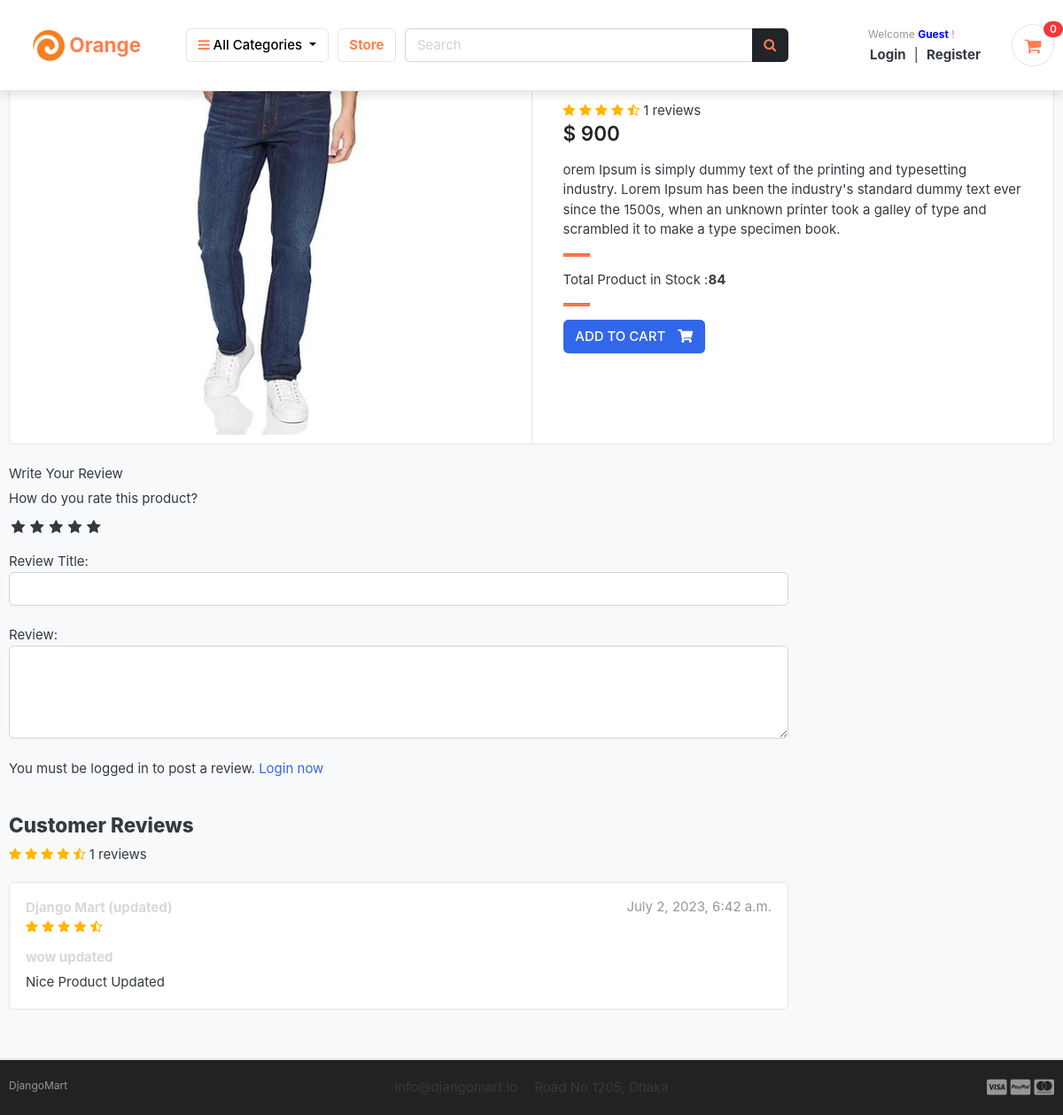
Before: /store/category/jeans/atx-jeans/ with the older database file.
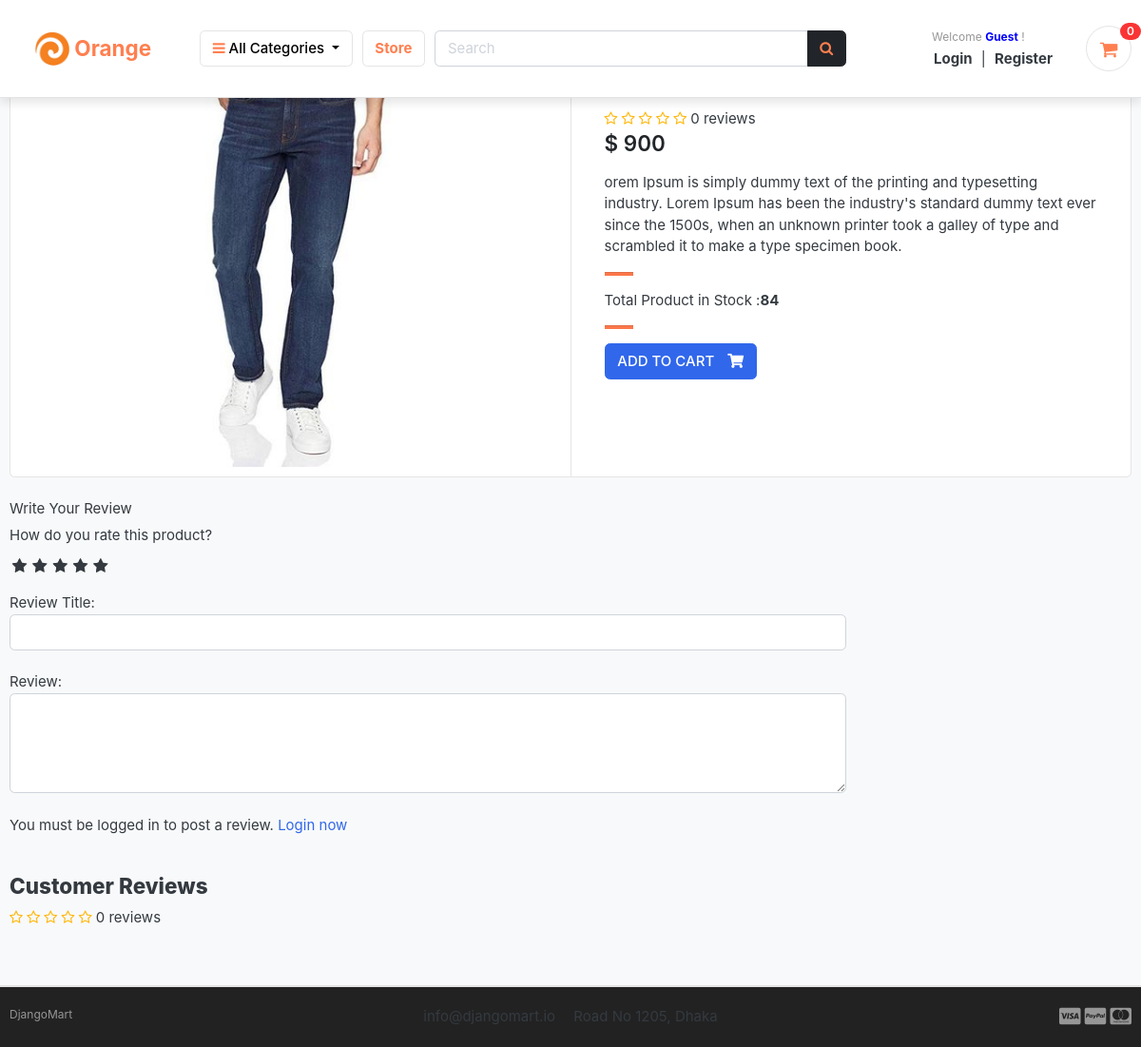
After: the same page with the newer database file.
### store/models.py (models this page shows, shortened)
class Product(models.Model):
    product_name    = models.CharField(max_length=200, unique=True)
    slug            = models.SlugField(max_length=200, unique=True)
    description     = models.TextField(max_length=500, blank=True)
    price           = models.IntegerField()
    images          = models.ImageField(upload_to='photos/products')
    stock           = models.IntegerField()
    is_available    = models.BooleanField(default=True)
    category        = models.ForeignKey(Category, on_delete=models.CASCADE)
    created_date    = models.DateTimeField(auto_now_add=True)
    modified_date   = models.DateTimeField(auto_now=True)
    def averageReview(self):
        reviews = ReviewRating.objects.filter(product=self, status=True).aggregate(average=Avg('rating'))
        avg = 0
        if reviews['average'] is not None:
            avg = float(reviews['average'])
        return avg
    def countReview(self):
        reviews = ReviewRating.objects.filter(product=self, status=True).aggregate(count=Count('id'))
        count = 0
        if reviews['count'] is not None:
            count = int(reviews['count'])
        return count

class ReviewRating(models.Model):
    product = models.ForeignKey(Product, on_delete=models.CASCADE)
    user = models.ForeignKey(Account, on_delete=models.CASCADE)
    subject = models.CharField(max_length=100, blank=True)
    review = models.TextField(max_length=500, blank=True)
    rating = models.FloatField()
    ip = models.CharField(max_length=20, blank=True)
    status = models.BooleanField(default=True)
    created_at = models.DateTimeField(auto_now_add=True)
    updated_at = models.DateTimeField(auto_now=True)

### accounts/models.py (models this page shows, shortened)
class Account(AbstractBaseUser):
    first_name      = models.CharField(max_length=50)
    last_name       = models.CharField(max_length=50)
    username        = models.CharField(max_length=50, unique=True)
    email           = models.EmailField(max_length=100, unique=True)
    phone_number    = models.CharField(max_length=50)
    date_joined     = models.DateTimeField(auto_now_add=True)
    last_login      = models.DateTimeField(auto_now=True)
    is_admin        = models.BooleanField(default=False)
    is_staff        = models.BooleanField(default=False)
    is_active        = models.BooleanField(default=False)
    is_superadmin        = models.BooleanField(default=False)
    USERNAME_FIELD = 'email'
    REQUIRED_FIELDS = ['username', 'first_name', 'last_name']
    objects = MyAccountManager()
    def full_name(self):
        return f'{self.first_name} {self.last_name}'

### store/views.py (the view)
# urls.py: path('category/<slug:category_slug>/<slug:product_slug>/', views.product_detail, name='product_detail'),
def product_detail(request, category_slug, product_slug):
    try:
        single_product = Product.objects.get(category__slug=category_slug, slug=product_slug)
        in_cart = CartItem.objects.filter(cart__cart_id=_cart_id(request), product=single_product).exists()
    except Exception as e:
        raise e
    if request.user.is_authenticated:
        try:
            orderproduct = OrderProduct.objects.filter(user=request.user, product_id=single_product.id).exists()
        except OrderProduct.DoesNotExist:
            orderproduct = None
    else:
        orderproduct = None
    reviews = ReviewRating.objects.filter(product_id=single_product.id, status=True)
    context = {
        'single_product': single_product,
        'in_cart'       : in_cart,
        'orderproduct': orderproduct,
        'reviews': reviews,
    }
    return render(request, 'store/product_details.html', context)

### store/templates/store/product_details.html (shortened to what this page needs)
{% extends 'base.html' %} {% load static %} {% block content %}
<section class="section-content padding-y bg">
  <div class="container">
    <div class="card">
      <div class="row no-gutters">
        <aside class="col-md-6">
          <article class="gallery-wrap">
            <div class="img-big-wrap">
              <a href="#"><img src="{{ single_product.images.url }}" /></a>
            </div>
          </article>
        </aside>
        <main class="col-md-6 border-left">
          <form action="{% url 'add_cart' single_product.id %}" method="POST">
            <article class="content-body">
              <h2 class="title">{{ single_product.product_name }}</h2>
              <div class="rating-star">
                <span>
                  <i
                    class="fa fa-star{% if single_product.averageReview < 0.5 %}-o{% elif single_product.averageReview >= 0.5 and single_product.averageReview < 1 %}-half-o {% endif %}"
                    aria-hidden="true"
                  ></i>
                  <i
                    class="fa fa-star{% if single_product.averageReview < 1.5 %}-o{% elif single_product.averageReview >= 1.5 and single_product.averageReview < 2 %}-half-o {% endif %}"
                    aria-hidden="true"
                  ></i>
                  <i
                    class="fa fa-star{% if single_product.averageReview < 2.5 %}-o{% elif single_product.averageReview >= 2.5 and single_product.averageReview < 3 %}-half-o {% endif %}"
                    aria-hidden="true"
                  ></i>
                  <i
                    class="fa fa-star{% if single_product.averageReview < 3.5 %}-o{% elif single_product.averageReview >= 3.5 and single_product.averageReview < 4 %}-half-o {% endif %}"
                    aria-hidden="true"
                  ></i>
                  <i
                    class="fa fa-star{% if single_product.averageReview < 4.5 %}-o{% elif single_product.averageReview >= 4.5 and single_product.averageReview < 5 %}-half-o {% endif %}"
                    aria-hidden="true"
                  ></i>
                  <span>{{single_product.countReview}} reviews</span>
                </span>
              </div>
              <div class="mb-3">
                <var class="price h4">$ {{single_product.price}}</var>
              </div>
              <p>{{ single_product.description }}</p>
              <hr />
              <p>Total Product in Stock :<b>{{ single_product.stock }}</b></p>
              <hr />
              {% if single_product.stock <= 0 %}
              <h5 class="text-danger">Out of Stock</h5>
              {% elif in_cart %}
              <p>Item Already added to cart</p>
                <a class="btn btn-warning" href="{% url 'cart'%}">
                <span class="text">View Cart</span>
                <i class="fas fa-shopping-cart"></i>
              </a>
              {% else %}
              <button type="submit" class="btn btn-primary">
                <span class="text">Add to Cart</span>
                <i class="fas fa-shopping-cart"></i>
              </button>
              {% endif %}
            </article>
          </form>
        </main>
      </div>
    </div>
    <br />
    <div class="row">
      <div class="col-md-9">
        <form
          action="{% url 'submit_review' single_product.id %}"
          method="POST"
        >
          <h5>Write Your Review</h5>
          <div>
            <label>How do you rate this product?</label>
            <br />
            <div class="rate">
              /><label for="rating10" title="5"></label>
              /><label for="rating8" title="4"></label>
              /><label for="rating6" title="3"></label>
              /><label for="rating4" title="2"></label>
              /><label for="rating2" title="1"></label>
            </div>
            <br />
            Review Title:
            <input type="text" class="form-control" name="subject" />
            <br />
            Review:
            <textarea name="review" rows="4" class="form-control"></textarea>
            <br />
            {% if user.is_authenticated %} {% if orderproduct %}
            <input
              type="submit"
              value="Submit Review"
              class="btn btn-primary"
            />
            {% else %}
            <p>You must purchase this product to post a review.</p>
            {% endif %} {% else %}
            <p>
              You must be logged in to post a review.
              <span><a href="{% url 'login' %}">Login now</a></span>
            </p>
            {% endif %}
          </div>
        </form>
        <br />
        <header class="section-heading">
          <h3>Customer Reviews</h3>
          <div class="rating-star">
            <span>
              <i
                class="fa fa-star{% if single_product.averageReview < 0.5 %}-o{% elif single_product.averageReview >= 0.5 and single_product.averageReview < 1 %}-half-o {% endif %}"
                aria-hidden="true"
              ></i>
              <i
                class="fa fa-star{% if single_product.averageReview < 1.5 %}-o{% elif single_product.averageReview >= 1.5 and single_product.averageReview < 2 %}-half-o {% endif %}"
                aria-hidden="true"
              ></i>
              <i
                class="fa fa-star{% if single_product.averageReview < 2.5 %}-o{% elif single_product.averageReview >= 2.5 and single_product.averageReview < 3 %}-half-o {% endif %}"
                aria-hidden="true"
              ></i>
              <i
                class="fa fa-star{% if single_product.averageReview < 3.5 %}-o{% elif single_product.averageReview >= 3.5 and single_product.averageReview < 4 %}-half-o {% endif %}"
                aria-hidden="true"
              ></i>
              <i
                class="fa fa-star{% if single_product.averageReview < 4.5 %}-o{% elif single_product.averageReview >= 4.5 and single_product.averageReview < 5 %}-half-o {% endif %}"
                aria-hidden="true"
              ></i>
              <span>{{single_product.countReview}} reviews</span>
            </span>
          </div>
        </header>
        {% for review in reviews %}
        <article class="box mb-3">
          <div class="icontext w-100">
            <div class="text">
              <span class="date text-muted float-md-right"
                >{{review.updated_at}}
              </span>
              <h6 class="mb-1">{{review.user.full_name}}</h6>
              <div class="rating-star">
                <span>
                  <i
                    class="fa fa-star{% if review.rating == 0.5 %}-half-o{% elif review.rating < 1 %}-o {% endif %}"
                    aria-hidden="true"
                  ></i>
                  <i
                    class="fa fa-star{% if review.rating == 1.5 %}-half-o{% elif review.rating < 2 %}-o {% endif %}"
                    aria-hidden="true"
                  ></i>
                  <i
                    class="fa fa-star{% if review.rating == 2.5 %}-half-o{% elif review.rating < 3 %}-o {% endif %}"
                    aria-hidden="true"
                  ></i>
                  <i
                    class="fa fa-star{% if review.rating == 3.5 %}-half-o{% elif review.rating < 4 %}-o {% endif %}"
                    aria-hidden="true"
                  ></i>
                  <i
                    class="fa fa-star{% if review.rating == 4.5 %}-half-o{% elif review.rating < 5 %}-o {% endif %}"
                    aria-hidden="true"
                  ></i>
                </span>
              </div>
            </div>
          </div>
          <div class="mt-3">
            <h6>{{review.subject}}</h6>
            <p>{{review.review}}</p>
          </div>
        </article>
        {% endfor %}
      </div>
    </div>
  </div>
</section>
{% endblock %}

Changed rows visible on the page:
removed ReviewRating: updated_at "July 2, 2023, 6:42 a.m.", user.full_name "Django Mart (updated)", rating 4.5 (drawn), subject "wow updated", review "Nice Product Updated"
computed for Product: countReview "1" → "0"
